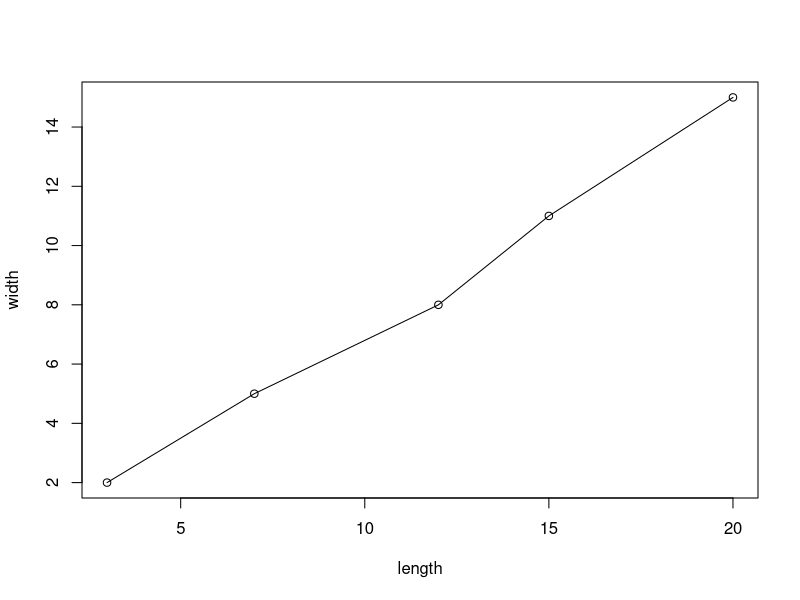
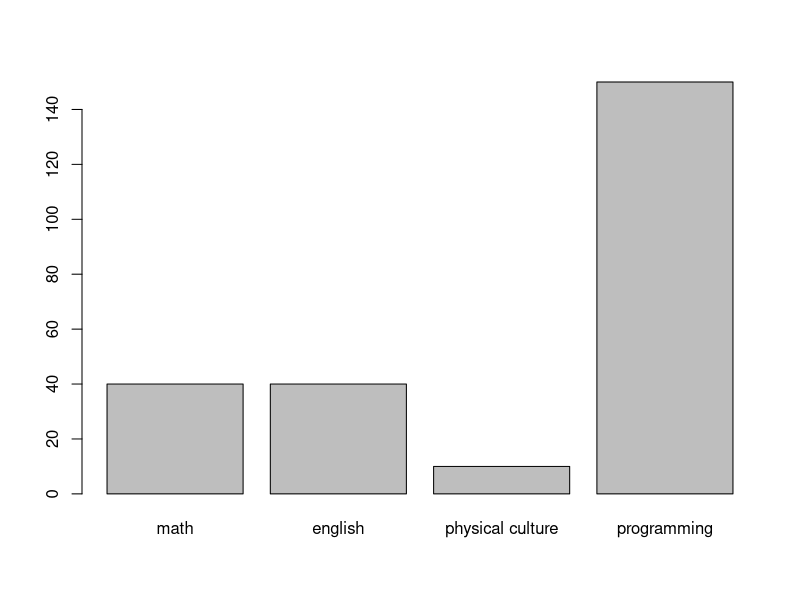

Write R code to recreate these figures, in order.
11111111*11111111
11111111*1111111
length <- c(3, 7,12, 15, 20)
width <- c(2, 5, 8, 11, 15)
length + width
plot(length, width)
lines(length, width)
subjects <- c("math"= 40, "english" = 40, "physical culture" = 10, "programming" = 150)
barplot(subjects)
drinks <-rnorm(5, mean = 450, sd = 4)
drinks
drinks > 455
